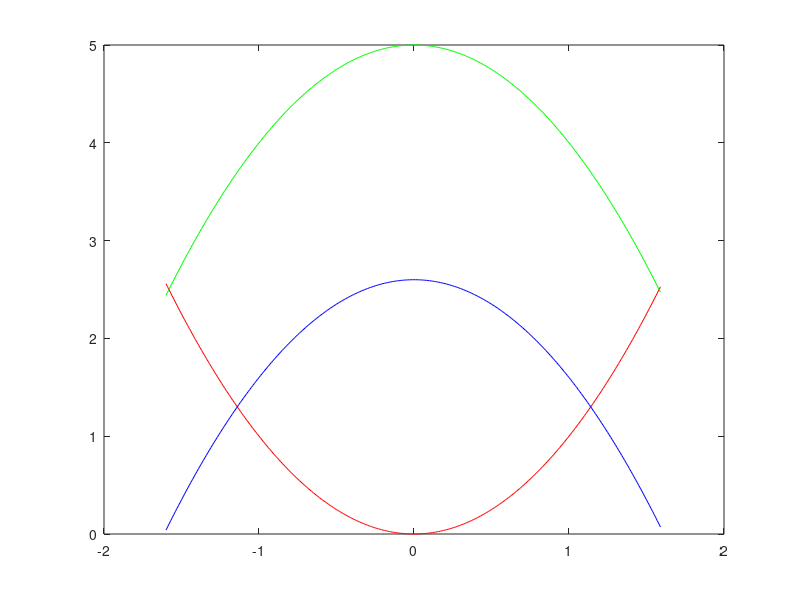

The MATLAB source for this figure:
% Tema 5
% Soare Robert-Daniel
% Gr. 1314
% F.S.A

function arie_comuna
    clear all; close all; clc;
    % Setari
    N     = 1000;     % dimensiune vectorului de valori
    Start = -1.6;    % valoare de la care incepe functia
    End   = 1.6;
    Step  = 0.01;    % pasul functiei / delta
    
    x = zeros(N);
   
    x(1) = Start;
    for i = 2: N
        x(i) = x(i-1) + Step;
        if x(i) > End
            N = i - 1;
            break;
        end
    end

    x = x(1:N);

    % fill(x, y, [0.5 0 0]); hold on;
    plot(x, fct1(x), '-r'); hold on;
    
    
    % fill(x, y, [0 0.5 0]); hold on;
    plot(x, fct2(x), '-g'); hold on;
    
   
    % fill(x, y, [0 0 0.5]); hold on;
    plot(x, fct3(x), '-b'); hold on;
    
    
    s1 = sum(fct1(x)) * Step;
    s2 = sum(fct2(x)) * Step;
    s3 = sum(fct3(x)) * Step;
    
    s = abs(abs(s1(1) - s2(1)) - s3(1));
    
    t1 = integral(@(t) t.^2, Start, End);
    t2 = integral(@(t) -t.^2 + 5, Start, End);
    t3 = integral(@(t) -t.^2 + 2.6, Start, End);
    
    t = abs(t1 - abs(t2 - t3));
    
    disp('Aria determinata de cele 3 functii este:')
    disp(s)
    
    disp('Metoda 1:')
    disp( s );
    
    disp('Metoda 2: ');
    disp(t);
    
    disp('Diferenta: ');
    disp(t-s);
end

function y = fct1(x)
%     y = zeros(n); 
%     for i = 1: n
%         y(i) = x(i)^2;
%     end
    y = x.^2;
end

function y = fct2(x)
%     y = zeros(n); 
%     for i = 1: n
%         y(i) = -x(i)^2 + 5;
%     end
    y = -x.^2 + 5;
end

function y = fct3(x)
%     y = zeros(n); 
%     for i = 1: n
%         y(i) = -x(i)^2 + 2.6;
%     end
    y = -x.^2 + 2.6;
end

